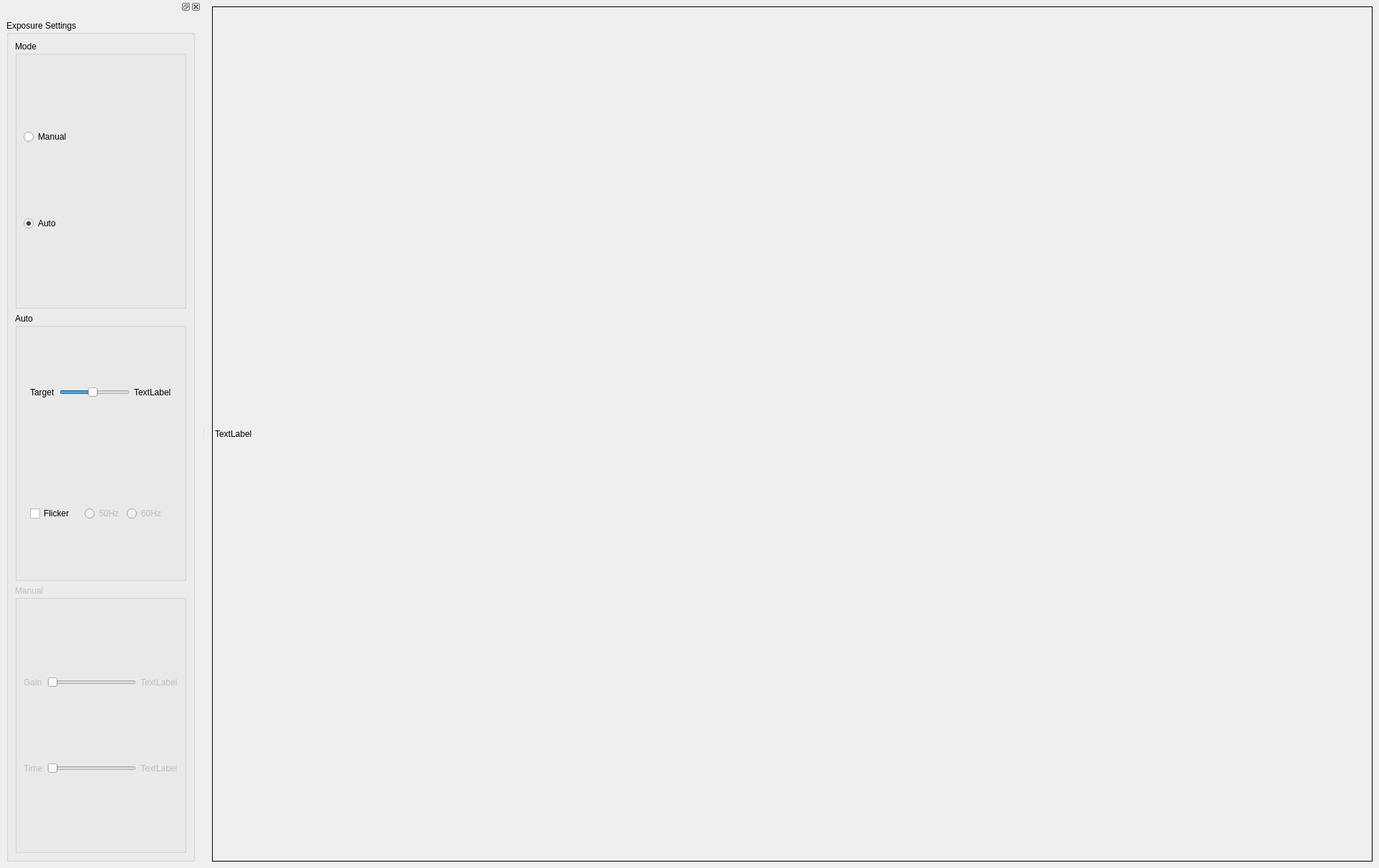
<?xml version="1.0" encoding="UTF-8"?>
<ui version="4.0">
 <class>MainWindow</class>
 <widget class="QMainWindow" name="MainWindow">
  <property name="enabled">
   <bool>true</bool>
  </property>
  <property name="geometry">
   <rect>
    <x>0</x>
    <y>0</y>
    <width>1925</width>
    <height>1212</height>
   </rect>
  </property>
  <property name="sizePolicy">
   <sizepolicy hsizetype="Preferred" vsizetype="Preferred">
    <horstretch>0</horstretch>
    <verstretch>0</verstretch>
   </sizepolicy>
  </property>
  <property name="windowTitle">
   <string>MainWindow</string>
  </property>
  <widget class="QWidget" name="centralwidget">
   <property name="sizePolicy">
    <sizepolicy hsizetype="Preferred" vsizetype="Preferred">
     <horstretch>0</horstretch>
     <verstretch>0</verstretch>
    </sizepolicy>
   </property>
   <property name="focusPolicy">
    <enum>Qt::StrongFocus</enum>
   </property>
   <layout class="QVBoxLayout" name="verticalLayout_2">
    <item>
     <widget class="QLabel" name="image_view">
      <property name="sizePolicy">
       <sizepolicy hsizetype="Preferred" vsizetype="Preferred">
        <horstretch>0</horstretch>
        <verstretch>0</verstretch>
       </sizepolicy>
      </property>
      <property name="minimumSize">
       <size>
        <width>640</width>
        <height>480</height>
       </size>
      </property>
      <property name="focusPolicy">
       <enum>Qt::StrongFocus</enum>
      </property>
      <property name="frameShape">
       <enum>QFrame::Box</enum>
      </property>
      <property name="text">
       <string>TextLabel</string>
      </property>
     </widget>
    </item>
   </layout>
  </widget>
  <widget class="QDockWidget" name="dockWidget">
   <attribute name="dockWidgetArea">
    <number>1</number>
   </attribute>
   <widget class="QWidget" name="dockWidgetContents_2">
    <layout class="QHBoxLayout" name="horizontalLayout">
     <item>
      <widget class="QGroupBox" name="exposureSettingsGroupBox">
       <property name="title">
        <string>Exposure Settings</string>
       </property>
       <layout class="QVBoxLayout" name="verticalLayout_9">
        <item>
         <widget class="QGroupBox" name="exposureModeSettingsGroupBox">
          <property name="title">
           <string>Mode</string>
          </property>
          <layout class="QVBoxLayout" name="verticalLayout">
           <item>
            <widget class="QRadioButton" name="manualRadioButton">
             <property name="text">
              <string>Manual</string>
             </property>
            </widget>
           </item>
           <item>
            <widget class="QRadioButton" name="autoRadioButton">
             <property name="text">
              <string>Auto</string>
             </property>
             <property name="checked">
              <bool>true</bool>
             </property>
            </widget>
           </item>
          </layout>
         </widget>
        </item>
        <item>
         <widget class="QGroupBox" name="autoSettingsGroupBox">
          <property name="title">
           <string>Auto</string>
          </property>
          <layout class="QVBoxLayout" name="verticalLayout_10">
           <item>
            <widget class="QWidget" name="widget_9" native="true">
             <layout class="QHBoxLayout" name="horizontalLayout_10">
              <item>
               <widget class="QLabel" name="label_13">
                <property name="text">
                 <string>Target</string>
                </property>
               </widget>
              </item>
              <item>
               <widget class="QSlider" name="AeTargetSlider_3">
                <property name="minimum">
                 <number>1</number>
                </property>
                <property name="maximum">
                 <number>255</number>
                </property>
                <property name="value">
                 <number>120</number>
                </property>
                <property name="orientation">
                 <enum>Qt::Horizontal</enum>
                </property>
                <property name="tickPosition">
                 <enum>QSlider::NoTicks</enum>
                </property>
               </widget>
              </item>
              <item>
               <widget class="QLabel" name="AeTargetLabel_3">
                <property name="text">
                 <string>TextLabel</string>
                </property>
               </widget>
              </item>
             </layout>
            </widget>
           </item>
           <item>
            <widget class="QWidget" name="widget_10" native="true">
             <layout class="QHBoxLayout" name="horizontalLayout_11">
              <item>
               <widget class="QCheckBox" name="checkBox_3">
                <property name="text">
                 <string>Flicker</string>
                </property>
               </widget>
              </item>
              <item>
               <widget class="QWidget" name="widget_11" native="true">
                <property name="enabled">
                 <bool>false</bool>
                </property>
                <layout class="QHBoxLayout" name="horizontalLayout_15">
                 <item>
                  <widget class="QRadioButton" name="radioButton_16">
                   <property name="text">
                    <string>50Hz</string>
                   </property>
                  </widget>
                 </item>
                 <item>
                  <widget class="QRadioButton" name="radioButton_17">
                   <property name="text">
                    <string>60Hz</string>
                   </property>
                  </widget>
                 </item>
                </layout>
               </widget>
              </item>
             </layout>
            </widget>
           </item>
          </layout>
         </widget>
        </item>
        <item>
         <widget class="QGroupBox" name="manualSettingsGroupBox">
          <property name="enabled">
           <bool>false</bool>
          </property>
          <property name="title">
           <string>Manual</string>
          </property>
          <layout class="QGridLayout" name="gridLayout_9">
           <item row="1" column="1">
            <widget class="QSlider" name="exposureTimeSlider_3">
             <property name="maximum">
              <number>0</number>
             </property>
             <property name="value">
              <number>0</number>
             </property>
             <property name="orientation">
              <enum>Qt::Horizontal</enum>
             </property>
            </widget>
           </item>
           <item row="0" column="0">
            <widget class="QLabel" name="label_14">
             <property name="text">
              <string>Gain</string>
             </property>
            </widget>
           </item>
           <item row="0" column="1">
            <widget class="QSlider" name="analogGainSlider_3">
             <property name="maximum">
              <number>0</number>
             </property>
             <property name="value">
              <number>0</number>
             </property>
             <property name="orientation">
              <enum>Qt::Horizontal</enum>
             </property>
            </widget>
           </item>
           <item row="1" column="0">
            <widget class="QLabel" name="label_15">
             <property name="text">
              <string>Time</string>
             </property>
            </widget>
           </item>
           <item row="1" column="2">
            <widget class="QLabel" name="exposureTimeLabel_3">
             <property name="text">
              <string>TextLabel</string>
             </property>
            </widget>
           </item>
           <item row="0" column="2">
            <widget class="QLabel" name="analogGainLabel_3">
             <property name="text">
              <string>TextLabel</string>
             </property>
            </widget>
           </item>
          </layout>
         </widget>
        </item>
       </layout>
      </widget>
     </item>
    </layout>
   </widget>
  </widget>
  <action name="stopAction">
   <property name="text">
    <string>Stop</string>
   </property>
  </action>
 </widget>
 <resources/>
 <connections/>
</ui>
